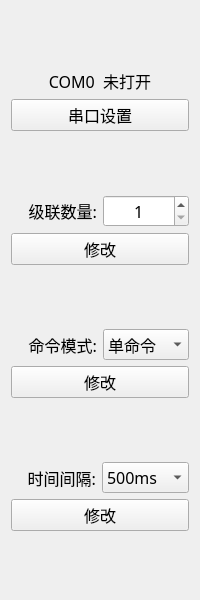
<?xml version="1.0" encoding="UTF-8"?>
<ui version="4.0">
 <class>Z_SettingToolWid</class>
 <widget class="QWidget" name="Z_SettingToolWid">
  <property name="geometry">
   <rect>
    <x>0</x>
    <y>0</y>
    <width>200</width>
    <height>600</height>
   </rect>
  </property>
  <property name="font">
   <font>
    <family>微软雅黑</family>
    <pointsize>12</pointsize>
   </font>
  </property>
  <property name="windowTitle">
   <string>Form</string>
  </property>
  <layout class="QVBoxLayout" name="verticalLayout">
   <item>
    <spacer name="verticalSpacer">
     <property name="orientation">
      <enum>Qt::Vertical</enum>
     </property>
     <property name="sizeHint" stdset="0">
      <size>
       <width>20</width>
       <height>40</height>
      </size>
     </property>
    </spacer>
   </item>
   <item>
    <widget class="QLabel" name="serialLab">
     <property name="text">
      <string>COM0  未打开</string>
     </property>
     <property name="alignment">
      <set>Qt::AlignCenter</set>
     </property>
    </widget>
   </item>
   <item>
    <widget class="QPushButton" name="serialBtn">
     <property name="minimumSize">
      <size>
       <width>0</width>
       <height>31</height>
      </size>
     </property>
     <property name="sizeIncrement">
      <size>
       <width>0</width>
       <height>31</height>
      </size>
     </property>
     <property name="text">
      <string>串口设置</string>
     </property>
    </widget>
   </item>
   <item>
    <spacer name="verticalSpacer_2">
     <property name="orientation">
      <enum>Qt::Vertical</enum>
     </property>
     <property name="sizeHint" stdset="0">
      <size>
       <width>20</width>
       <height>40</height>
      </size>
     </property>
    </spacer>
   </item>
   <item>
    <layout class="QHBoxLayout" name="horizontalLayout">
     <item>
      <widget class="QLabel" name="label">
       <property name="text">
        <string>级联数量:</string>
       </property>
       <property name="alignment">
        <set>Qt::AlignRight|Qt::AlignTrailing|Qt::AlignVCenter</set>
       </property>
      </widget>
     </item>
     <item>
      <widget class="QSpinBox" name="spinBox">
       <property name="alignment">
        <set>Qt::AlignCenter</set>
       </property>
       <property name="minimum">
        <number>1</number>
       </property>
       <property name="maximum">
        <number>33</number>
       </property>
      </widget>
     </item>
    </layout>
   </item>
   <item>
    <widget class="QPushButton" name="devNumBtn">
     <property name="minimumSize">
      <size>
       <width>0</width>
       <height>31</height>
      </size>
     </property>
     <property name="sizeIncrement">
      <size>
       <width>0</width>
       <height>31</height>
      </size>
     </property>
     <property name="text">
      <string>修改</string>
     </property>
    </widget>
   </item>
   <item>
    <spacer name="verticalSpacer_3">
     <property name="orientation">
      <enum>Qt::Vertical</enum>
     </property>
     <property name="sizeHint" stdset="0">
      <size>
       <width>20</width>
       <height>40</height>
      </size>
     </property>
    </spacer>
   </item>
   <item>
    <layout class="QHBoxLayout" name="horizontalLayout_2">
     <item>
      <widget class="QLabel" name="label_5">
       <property name="text">
        <string>命令模式:</string>
       </property>
       <property name="alignment">
        <set>Qt::AlignRight|Qt::AlignTrailing|Qt::AlignVCenter</set>
       </property>
      </widget>
     </item>
     <item>
      <widget class="QComboBox" name="cmdBox">
       <item>
        <property name="text">
         <string>单命令</string>
        </property>
       </item>
       <item>
        <property name="text">
         <string>双命令</string>
        </property>
       </item>
      </widget>
     </item>
    </layout>
   </item>
   <item>
    <widget class="QPushButton" name="cmdBtn">
     <property name="minimumSize">
      <size>
       <width>0</width>
       <height>31</height>
      </size>
     </property>
     <property name="text">
      <string>修改</string>
     </property>
    </widget>
   </item>
   <item>
    <spacer name="verticalSpacer_4">
     <property name="orientation">
      <enum>Qt::Vertical</enum>
     </property>
     <property name="sizeHint" stdset="0">
      <size>
       <width>20</width>
       <height>40</height>
      </size>
     </property>
    </spacer>
   </item>
   <item>
    <layout class="QHBoxLayout" name="horizontalLayout_3">
     <item>
      <widget class="QLabel" name="label_6">
       <property name="text">
        <string>时间间隔:</string>
       </property>
       <property name="alignment">
        <set>Qt::AlignRight|Qt::AlignTrailing|Qt::AlignVCenter</set>
       </property>
      </widget>
     </item>
     <item>
      <widget class="QComboBox" name="timeBox">
       <item>
        <property name="text">
         <string>500ms</string>
        </property>
       </item>
       <item>
        <property name="text">
         <string>1000ms</string>
        </property>
       </item>
       <item>
        <property name="text">
         <string>1500ms</string>
        </property>
       </item>
      </widget>
     </item>
    </layout>
   </item>
   <item>
    <widget class="QPushButton" name="timeBtn">
     <property name="minimumSize">
      <size>
       <width>0</width>
       <height>31</height>
      </size>
     </property>
     <property name="text">
      <string>修改</string>
     </property>
    </widget>
   </item>
   <item>
    <spacer name="verticalSpacer_5">
     <property name="orientation">
      <enum>Qt::Vertical</enum>
     </property>
     <property name="sizeHint" stdset="0">
      <size>
       <width>20</width>
       <height>40</height>
      </size>
     </property>
    </spacer>
   </item>
  </layout>
 </widget>
 <resources/>
 <connections/>
</ui>
